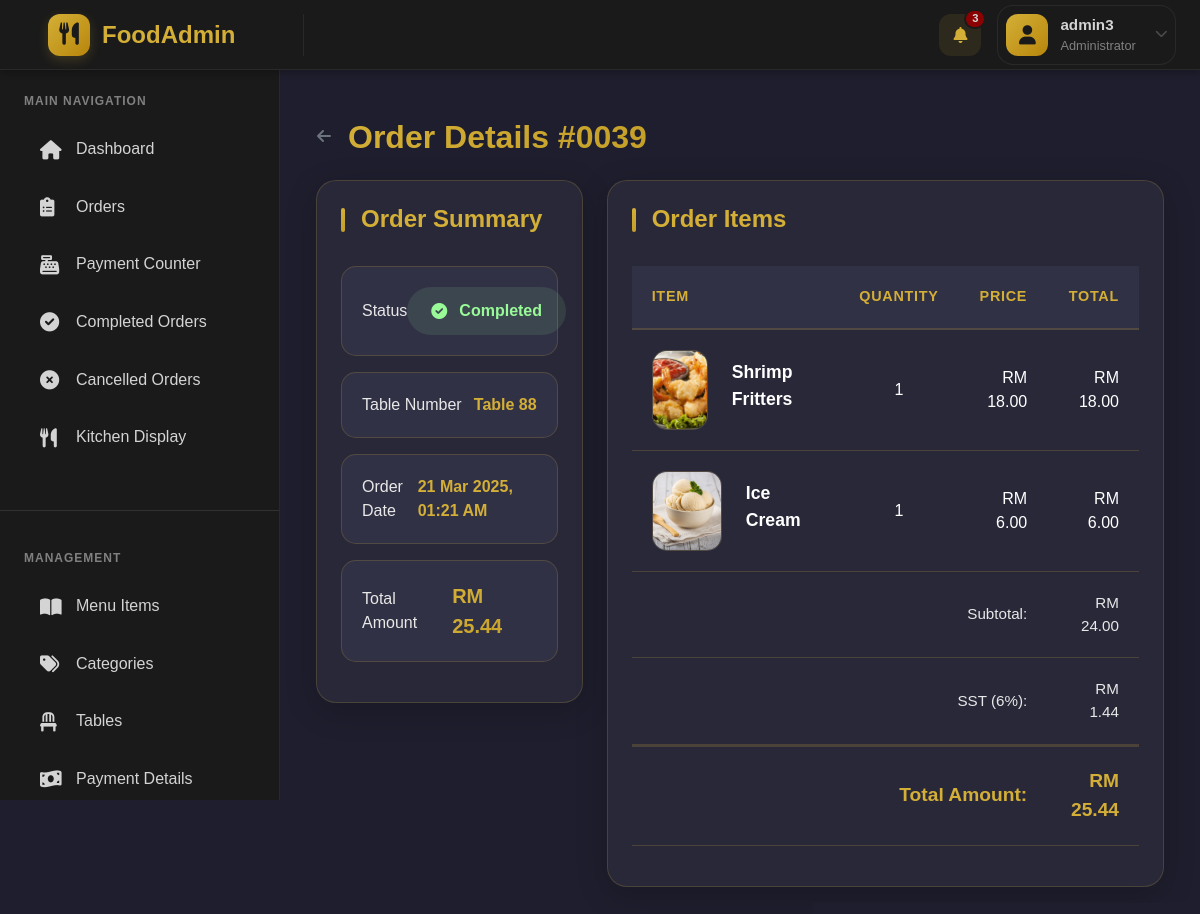
The page /admin/view_order.php?id=39 (signed in) on the database its author committed.
### tables this page shows
CREATE TABLE `orders` (
  `id` int(11) NOT NULL,
  `table_id` int(11) DEFAULT NULL,
  `status` enum('pending','processing','completed','cancelled') DEFAULT 'pending',
  `total_amount` decimal(10,2) DEFAULT 0.00,
  `created_at` timestamp NULL DEFAULT current_timestamp()
);

CREATE TABLE `tables` (
  `id` int(11) NOT NULL,
  `table_number` int(11) NOT NULL,
  `status` enum('active','inactive') DEFAULT 'active',
  `created_at` timestamp NULL DEFAULT current_timestamp()
);

CREATE TABLE `order_items` (
  `id` int(11) NOT NULL,
  `order_id` int(11) DEFAULT NULL,
  `menu_item_id` int(11) DEFAULT NULL,
  `quantity` int(11) DEFAULT NULL,
  `price` decimal(10,2) DEFAULT NULL,
  `created_at` timestamp NULL DEFAULT current_timestamp(),
  `special_instructions` text DEFAULT NULL
);

CREATE TABLE `menu_items` (
  `id` int(11) NOT NULL,
  `name` varchar(255) NOT NULL,
  `description` text DEFAULT NULL,
  `price` decimal(10,2) NOT NULL,
  `category` varchar(100) DEFAULT NULL,
  `status` enum('available','unavailable') DEFAULT 'available',
  `created_at` timestamp NULL DEFAULT current_timestamp(),
  `category_id` int(11) DEFAULT NULL,
  `image_path` varchar(255) DEFAULT NULL
);

### classes/Order.php (called while the page is built, shortened)
<?php
class Order extends Model {
    protected $conn;
    public function __construct($db) {
        $this->conn = $db;
    }
    public function getOrder($order_id) {
        try {
            $query = "SELECT o.*, t.table_number
                     FROM orders o
                     JOIN tables t ON o.table_id = t.id
                     WHERE o.id = ?";
            $stmt = $this->conn->prepare($query);
            $stmt->execute([$order_id]);
            $order = $stmt->fetch(PDO::FETCH_ASSOC);
            $query = "SELECT oi.*, mi.name, mi.image_path
                     FROM order_items oi
                     JOIN menu_items mi ON oi.menu_item_id = mi.id
                     WHERE oi.order_id = ?";
            $stmt = $this->conn->prepare($query);
            $stmt->execute([$order_id]);
            $order['items'] = $stmt->fetchAll(PDO::FETCH_ASSOC);
            return $order;
        } catch (Exception $e) {
            error_log("Error getting order: " . $e->getMessage());
            return null;
        }
    }
}
?>

### admin/view_order.php (the view, shortened to what this page needs)
<?php
require_once(__DIR__ . '/../classes/Order.php');
$database = new Database();
$db = $database->getConnection();
$orderModel = new Order($db);
$order_id = isset($_GET['id']) ? intval($_GET['id']) : 0;
$order = $orderModel->getOrder($order_id);
?>
<div class="container-fluid py-4">
    <div class="d-flex align-items-center mb-4">
        <a href="completed_orders.php" class="btn btn-link text-muted p-0 me-3">
            <i class="fas fa-arrow-left"></i>
        </a>
        <h1 class="page-title mb-0">
            Order Details #<?php echo str_pad($order_id, 4, '0', STR_PAD_LEFT); ?>
        </h1>
    </div>
    <div class="row">
        <div class="col-12 col-lg-4 mb-4">
            <div class="card order-summary">
                <div class="card-body">
                    <h5 class="card-title">Order Summary</h5>
                    <div class="summary-item">
                        <span class="label">Status</span>
                        <span class="status-badge <?php echo strtolower($order['status']); ?>">
                            <i class="fas fa-<?php echo $order['status'] === 'cancelled' ? 'times' : 'check'; ?>-circle"></i>
                            <?php echo ucfirst($order['status']); ?>
                        </span>
                    </div>
                    <div class="summary-item">
                        <span class="label">Table Number</span>
                        <span class="value">Table <?php echo htmlspecialchars($order['table_number']); ?></span>
                    </div>
                    <div class="summary-item">
                        <span class="label">Order Date</span>
                        <span class="value"><?php echo date('d M Y, h:i A', strtotime($order['created_at'])); ?></span>
                    </div>
                    <div class="summary-item">
                        <span class="label">Total Amount</span>
                        <span class="value amount">RM <?php echo number_format($order['total_amount'], 2); ?></span>
                    </div>
                </div>
            </div>
        </div>
        <div class="col-12 col-lg-8 mb-4">
            <div class="card order-items">
                <div class="card-body">
                    <h5 class="card-title">Order Items</h5>
                    <div class="table-responsive">
                        <table class="table items-table">
                            <thead>
                                <tr>
                                    <th>Item</th>
                                    <th class="text-center">Quantity</th>
                                    <th class="text-end">Price</th>
                                    <th class="text-end">Total</th>
                                </tr>
                            </thead>
                            <tbody>
                                <?php
                                $subtotal = 0;
                                foreach ($order['items'] as $item):
                                    $item_total = $item['price'] * $item['quantity'];
                                    $subtotal += $item_total;
                                ?>
                                <tr>
                                    <td>
                                        <div class="item-info">
                                            <div class="item-image">
                                                <?php if (!empty($item['image_path'])):
                                                    $image_path = str_replace('uploads/menu_items/', '', $item['image_path']);
                                                ?>
                                                <img src="../uploads/menu_items/<?php echo htmlspecialchars($image_path); ?>"
                                                     alt="<?php echo htmlspecialchars($item['name']); ?>">
                                                <?php else: ?>
                                                <i class="fas fa-utensils"></i>
                                                <?php endif; ?>
                                            </div>
                                            <div class="item-details">
                                                <div class="item-name"><?php echo htmlspecialchars($item['name']); ?></div>
                                            </div>
                                        </div>
                                    </td>
                                    <td class="text-center"><?php echo $item['quantity']; ?></td>
                                    <td class="text-end">RM <?php echo number_format($item['price'], 2); ?></td>
                                    <td class="text-end">RM <?php echo number_format($item_total, 2); ?></td>
                                </tr>
                                <?php endforeach; ?>
                            </tbody>
                            <tfoot>
                                <tr>
                                    <td colspan="3" class="text-end">Subtotal:</td>
                                    <td class="text-end">RM <?php echo number_format($subtotal, 2); ?></td>
                                </tr>
                                <tr>
                                    <td colspan="3" class="text-end">SST (6%):</td>
                                    <td class="text-end">RM <?php echo number_format($subtotal * 0.06, 2); ?></td>
                                </tr>
                                <tr>
                                    <td colspan="3" class="text-end fw-bold">Total Amount:</td>
                                    <td class="text-end fw-bold">RM <?php echo number_format($subtotal * 1.06, 2); ?></td>
                                </tr>
                            </tfoot>
                        </table>
                    </div>
                </div>
            </div>
        </div>
    </div>
</div>
<?php
include 'includes/layout.php';
?>

### admin/includes/layout.php (style rules this page uses)
:root { --primary-color: #7C3AED; --primary-dark: #6D28D9; --primary-light: #8B5CF6; --success-color: #10B981; --warning-color: #F59E0B; --danger-color: #EF4444; --info-color: #3B82F6; --navbar-height: 70px; --sidebar-width: 280px; --body-bg: #F3F4F6; --card-bg: #FFFFFF; --text-primary: #1F2937; --text-secondary: #4B5563; --text-muted: #9CA3AF; --border-color: rgba(124, 58, 237, 0.1); }
body { min-height: 100vh; background: var(--body-bg); padding-top: var(--navbar-height); font-family: 'Inter', sans-serif; }
.card { border: none; box-shadow: 0 4px 6px rgba(0, 0, 0, 0.05); border-radius: 16px; transition: all 0.3s ease; border: 1px solid var(--border-color); }
.btn { border-radius: 12px; padding: 0.625rem 1.25rem; font-weight: 500; transition: all 0.3s ease; }
.table { border-collapse: separate; border-spacing: 0; }
.table th { background: var(--body-bg); border-bottom: 2px solid var(--border-color); color: var(--text-secondary); font-weight: 600; text-transform: uppercase; font-size: 0.75rem; letter-spacing: 0.5px; }
.table td { border-bottom: 1px solid var(--border-color); vertical-align: middle; }
.table tbody tr { transition: all 0.3s ease; }

### admin/includes/navbar.php (style rules this page uses)
:root { --navbar-bg: #1a1a1a; --card-bg: #1a1a1a; --primary-color: #d4af37; --primary-dark: #b8860b; --text-primary: #d4d4d4; --text-secondary: #808080; --text-muted: #4a4a4a; --border-color: rgba(45, 45, 45, 0.8); --danger-color: #8b0000; }

### rows shown on the page
orders: status "Completed", table.table_number "88", created_at "21 Mar 2025, 01:21 AM", total_amount "25.44"
order_items: menu_item.image_path (picture), menu_item.name "Shrimp Fritters", quantity "1", price "18.00"
order_items: menu_item.image_path (picture), menu_item.name "Ice Cream", quantity "1", price "6.00"

### other values the page prints
$_SESSION['admin_username'] "admin3"
str_pad($order_id, 4, '0', STR_PAD_LEFT) "0039"
$subtotal "24.00"
$subtotal * 0.06 "1.44"
$subtotal * 1.06 "25.44"
